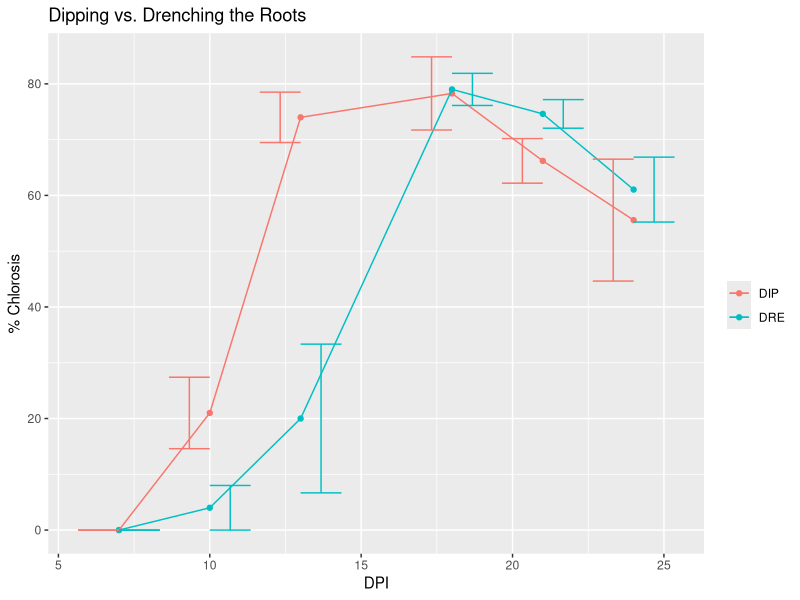

Here is the R script that generated this plot:
#making the dip vs dre experiment's plot using ggplot2

#loading the libraries
library(dplyr)
library(ggplot2)
library(patchwork)

#for using ggplot we need the data in long format
dipvsdre <- read.csv("dipvsdre_long_clean.csv")

#creating a column with dpi
dipvsdre$dpi <- as.Date(dipvsdre$date, format = "%d/%m/%Y") - as.Date("22/03/2024", format = "%d/%m/%Y")

#making trt a factor
dipvsdre$trt <- as.factor(dipvsdre$trt)

#making the plot with ggplot, aes makes the grid and it is where we determine the looks of the graph
plot3 <- dipvsdre %>%
  ggplot(aes(x = dpi, y = disease_percentage, color = trt, group = trt)) + #ggplot does the graph as multiple layers
  stat_summary(geom = "point", position = "dodge") + #geom point plots every single data point
  stat_summary(geom = "line", position = "dodge") + #stat_summary adds a layer with a summary statistic of the data, not the raw data
  stat_summary(geom = "errorbar", position = "dodge") +
  labs(x = "DPI", y = "% Chlorosis", title = "Dipping vs. Drenching the Roots", color = "")

print(plot3)